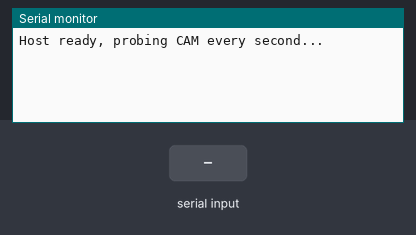
The sketch below on a simulated ESP32. Parts: the last lines printed to the serial monitor. The test bench sets the inputs (shaded band).

Above: at 1.2 s.
1.3 s: "1\n" received over the second serial link
At 2.0 s:
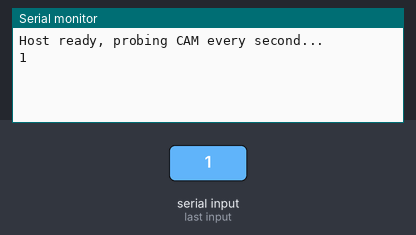
2.8 s: "0\n" received over the second serial link
At 3.2 s:
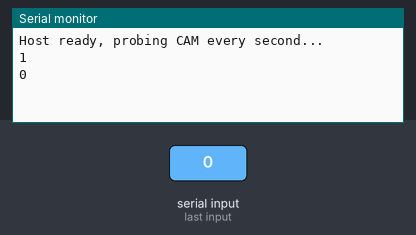

Measured:
- after the input at 1.3 s, the serial monitor: prints a new line at once (image 1)
- after the input at 2.8 s, the serial monitor: prints a new line at once (image 2)

The sketch:

serial_connection_esp.ino
```cpp
// for esp32
#include <HardwareSerial.h>
HardwareSerial Link(2);

void setup() {
  Serial.begin(115200);
  Link.begin(115200, SERIAL_8N1, 16, 17); // RX=16, TX=17
  Serial.println("\nHost ready, probing CAM every second...");
}

void loop() {
  // Pump CAM -> PC
  while (Link.available()) {
    int b = Link.read();
    if (isPrintable(b) || b=='\r' || b=='\n') Serial.write(b);
    else Serial.print('.'); // visualize non-printables
  }

  // Send a framed, human-readable probe once per second
  static uint32_t t=0;
  if (millis()-t > 1000) {
    t = millis();
    Link.println("[PING]");
  }

  // Also forward what you type in Serial Monitor
  while (Serial.available()) Link.write(Serial.read());
}
```

thermal_cam.ino
```cpp

```
